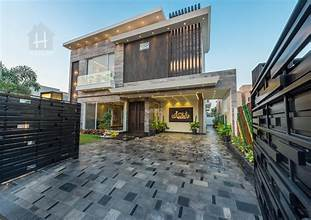
#> input picture ai-model/test_property.jpg, 311 x 220 px, found by its file name
$ python image_analyzer.py
#> lines starting #> are read from the running program, lines starting #| are printed output that depends on the picture; after the words box and inside, x2 and y2 are one past the last pixel; in counts of white or black regions, pixels touching at a corner belong together
import cv2
import numpy as np
from PIL import Image
import sys
import os
sys.path.append(os.path.dirname(os.path.dirname(os.path.abspath(__file__))))

def analyze_property_image(image_path):
#> called with image_path = 'test_property.jpg'
    img = cv2.imread(image_path)
#> img is the input picture: shape (220, 311, 3); mean B, G, R 121.2, 119.1, 108.7

    if img is None:
        return {"error": "Image load nahi hui"}

    # Image size
    height, width = img.shape[:2]
#> height = 220; width = 311

    # Colors analyze karo
    hsv = cv2.cvtColor(img, cv2.COLOR_BGR2HSV)
#> hsv: shape (220, 311, 3); mean H, S, V 76.4, 63.6, 129.8

    # Brightness check
    brightness = np.mean(img)
#> brightness = 116.3

    # Room detect karo colors se
    features = []

    if brightness > 150:
        features.append("Roshan kamra")
    else:
        features.append("Kam roshni wala kamra")

    # Green detect karo — garden
    green_mask = cv2.inRange(hsv, np.array([35, 40, 40]), np.array([85, 255, 255]))
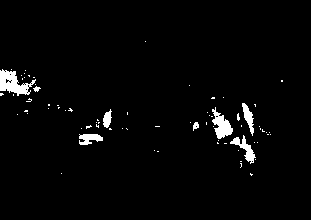
#> green_mask: shape (220, 311); 2.6% white; 74 white regions (66 under 20 px), largest, box (x1, y1, x2, y2) and area: (0, 69, 36, 96) 482, (212, 107, 233, 139) 339, (230, 135, 256, 164) 240
    green_percent = np.sum(green_mask > 0) / (height * width) * 100
#> green_percent = 2.61

    if green_percent > 10:
        features.append("Garden ya lawn available")

    # Blue detect karo — sky/pool
    blue_mask = cv2.inRange(hsv, np.array([100, 40, 40]), np.array([130, 255, 255]))
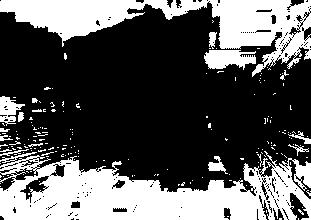
#> blue_mask: shape (220, 311); 35.2% white; 190 white regions (174 under 20 px), largest, box (x1, y1, x2, y2) and area: (0, 151, 311, 220) 12862, (0, 0, 311, 77) 8812, (204, 50, 256, 70) 750
    blue_percent = np.sum(blue_mask > 0) / (height * width) * 100
#> blue_percent = 35.21

    if blue_percent > 5:
        features.append("Swimming pool ya khula aasman")

    # Size estimate
    if width > 1000:
        features.append("Bari jagah — villa ya bungalow")
    else:
        features.append("Chhoti ya medium jagah — flat ya apartment")

    result = {
        "image_size": f"{width}x{height}",
        "brightness": round(brightness, 2),
        "features": features,
        "summary": "Property mein " + ", ".join(features)
    }

    return result

if __name__ == "__main__":
    # Test image
    test_image = "test_property.jpg"

    if os.path.exists(test_image):
        result = analyze_property_image(test_image)
#> result = 4 items
        print("Image Analysis:")
        for key, value in result.items():
            print(f"{key}: {value}")
#> this loop made 4 passes
#> (key, value) on passes 1 to 2: ('image_size', '311x220'), ('brightness', 116.3)
#> key on passes 3 to 4: 'features', 'summary'
#| image_size: 311x220
#| brightness: 116.34
#| features: ['Kam roshni wala kamra', 'Swimming pool ya khula aasman', 'Chhoti ya medium jagah — flat ya apartment']
#| summary: Property mein Kam roshni wala kamra, Swimming pool ya khula aasman, Chhoti ya medium jagah — flat ya apartment
    else:
        print("test_property.jpg file rakho ai-model folder mein aur dobara chalao!")
